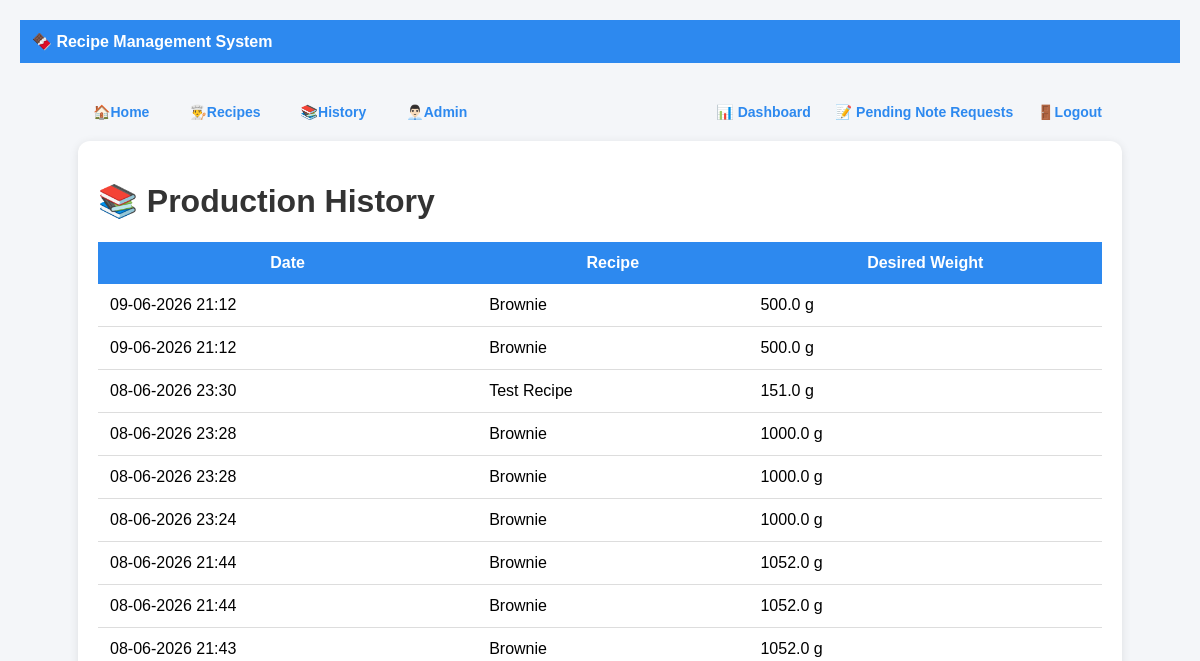
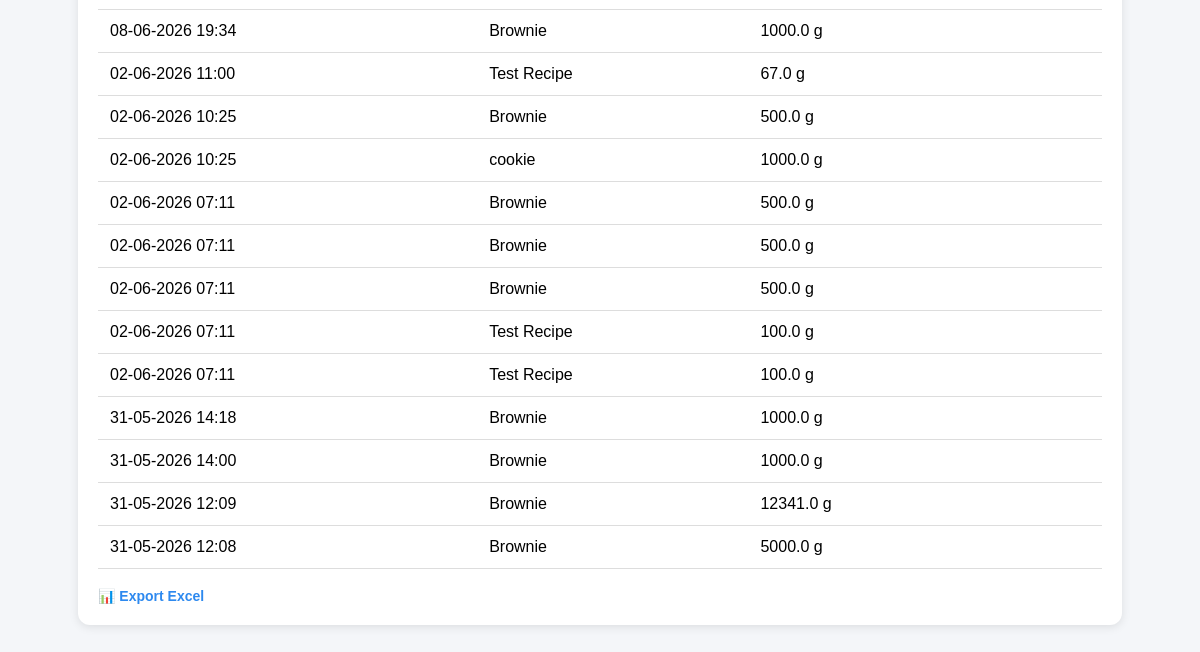
Before: /history with the older database file (2 pictures, top to bottom).
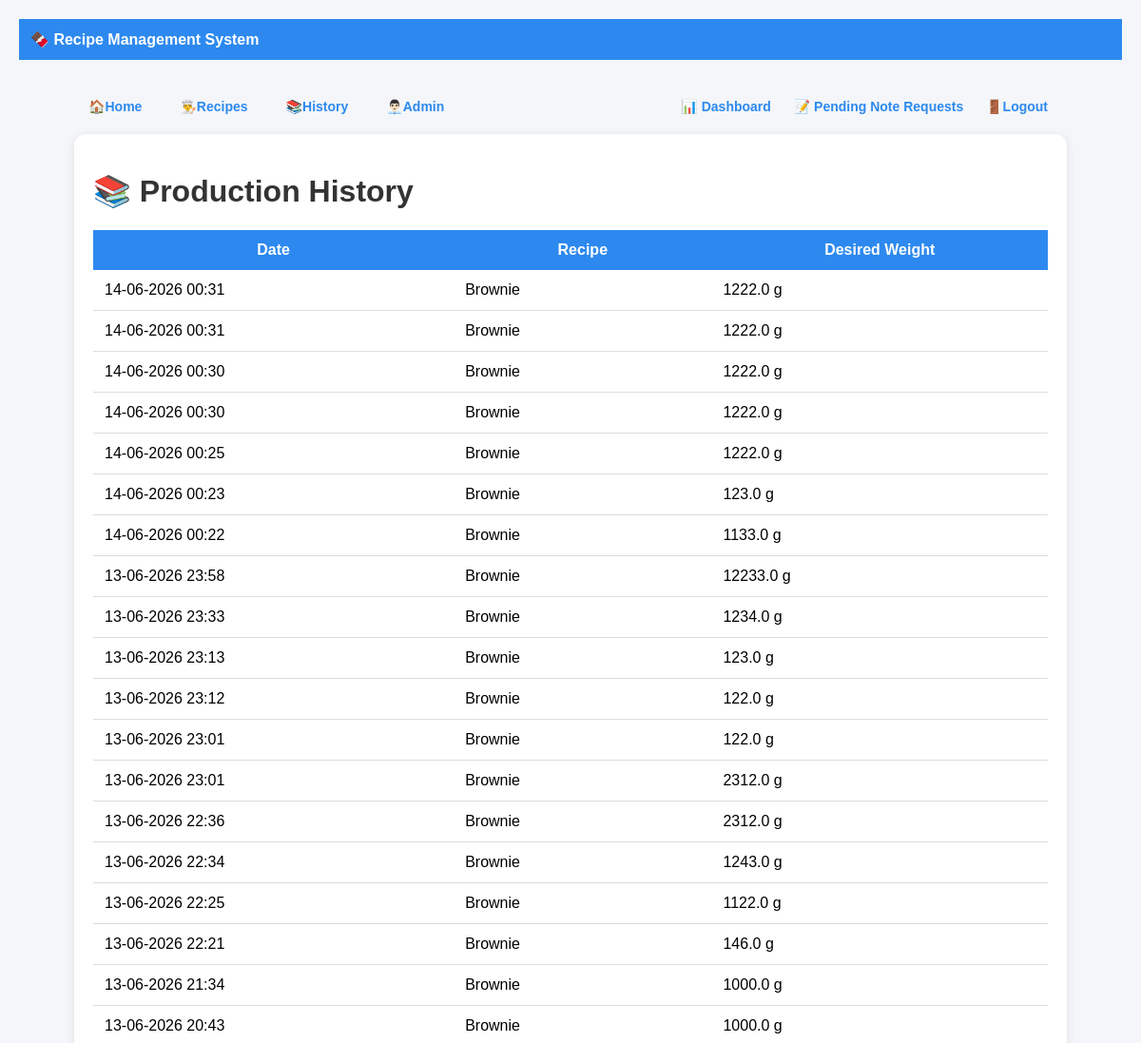
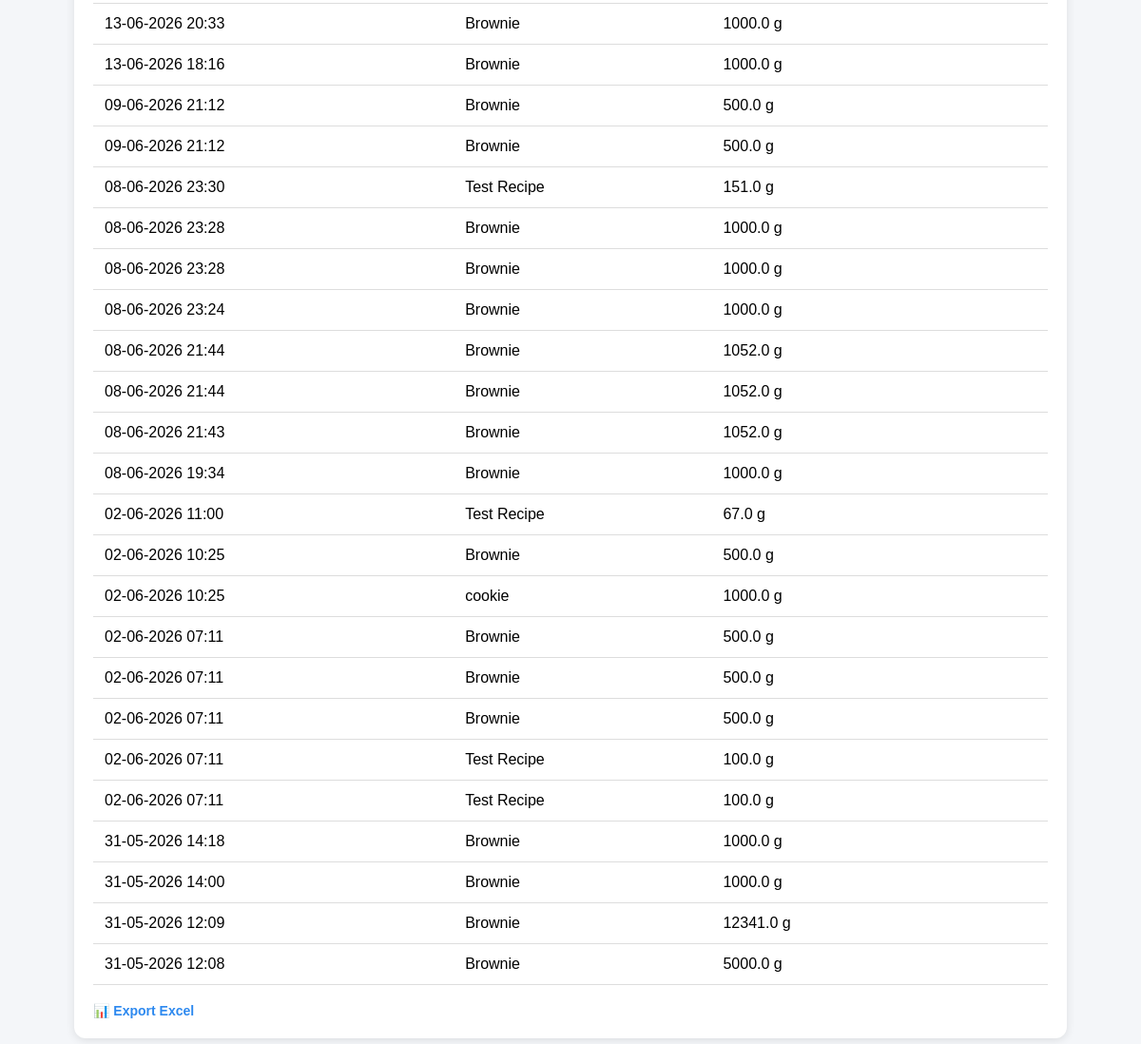
After: the same page with the newer database file (2 pictures, top to bottom).
### models.py (models this page shows)
class ProductionHistory(Base):
    __tablename__ = "production_history"
    id = Column(
        Integer,
        primary_key=True,
        index=True
    )
    recipe_name = Column(String)
    desired_weight = Column(Float)
    created_at = Column(
        String
    )

### main.py (the view)
@app.get("/history", response_class=HTMLResponse)
def history(request: Request):
    db = SessionLocal()
    records = db.query(
        ProductionHistory
    ).order_by(
        ProductionHistory.id.desc()
    ).all()
    response = templates.TemplateResponse(
        request=request,
        name="history.html",
        context={
            "records": records
        }
    )
    db.close()
    return response

### templates/history.html
{% extends "base.html" %}
{% block content %}
<div class="card">
    <h1>📚 Production History</h1>
    <table>
        <tr>
            <th>Date</th>
            <th>Recipe</th>
            <th>Desired Weight</th>
        </tr>
        {% for record in records %}
        <tr>
            <td>{{ record.created_at }}</td>
            <td>{{ record.recipe_name }}</td>
            <td>{{ record.desired_weight }} g</td>
        </tr>
        {% endfor %}
    </table>
    <br>
    <a href="/export_excel">
        📊 Export Excel
    </a>
</div>
{% endblock %}

### templates/base.html (shortened to what this page needs)
<!DOCTYPE html>
<html>
<head>
    <link rel="stylesheet"
        href="/static/style.css">
</head>
<body>
    <div class="navbar">
        🍫 Recipe Management System
    </div>
    <div class="container">
        <div class="menu">
            <div class="menu-left">
                <a href="/">🏠Home</a>
                <a href="/recipes">👨‍🍳Recipes</a>
                <a href="/history">📚History</a>
                <a href="/admin">👨🏻‍💼Admin</a>
            </div>
        <div class="menu-right">
            <a href="/recipes">
            📊 Dashboard
            </a>
            <a href="/admin/note_requests">
                📝 Pending Note Requests
            </a>
            <a href="/logout">🚪Logout</a>
        </div>
    </div>
        {% block content %}
        {% endblock %}
</body>
</html>

### static/style.css (style rules this page uses)
body { font-family: Arial, sans-serif; background-color:#f4f6f9; margin:0; padding:20px; }
.container { max-width:1000px; margin:auto; }
.card { background:white; padding:20px; border-radius:12px; box-shadow:0 2px 8px rgba(0,0,0,0.1); margin-bottom:20px; }
h1 { color:#333; }
table { width:100%; border-collapse:collapse; }
th { background:#2d89ef; color:white; padding:12px; }
td { padding:10px; border-bottom:1px solid #ddd; }
a { text-decoration:none; color:#2d89ef; font-weight:bold; }

### templates/base.html (style rules this page uses)
body { margin:0; font-family:Arial, sans-serif; background:#f4f6f9; }
.navbar { background:#2d89ef; color:white; padding:15px 25px; font-size:20px; font-weight:bold; }
.menu { display:flex; justify-content:space-between; align-items:center; margin-top:20px; padding-left:15px; }
.menu-left { display:flex; gap:20px; }
.menu-right { margin-left:auto; }
.navbar { font-size:16px; padding:12px; }
.container { width:90%; max-width:1200px; margin:auto; padding:20px; }
.card { background:white; border-radius:12px; padding:20px; margin-top:20px; box-shadow:0 2px 10px rgba(0,0,0,0.1); }
table { width:100%; border-collapse:collapse; }
th { background:#2d89ef; color:white; padding:12px; }
td { padding:12px; border-bottom:1px solid #ddd; }
a { color:#2d89ef; text-decoration:none; font-weight:bold; font-size:14px; }
.menu { margin-top:20px; padding-left:15px; }
.menu a { margin-right:20px; }

Changed rows visible on the page:
added ProductionHistory: created_at "14-06-2026 00:31", recipe_name "Brownie", desired_weight "1222.0"
added ProductionHistory: created_at "14-06-2026 00:31", recipe_name "Brownie", desired_weight "1222.0"
added ProductionHistory: created_at "14-06-2026 00:30", recipe_name "Brownie", desired_weight "1222.0"
added ProductionHistory: created_at "14-06-2026 00:30", recipe_name "Brownie", desired_weight "1222.0"
added ProductionHistory: created_at "14-06-2026 00:25", recipe_name "Brownie", desired_weight "1222.0"
added ProductionHistory: created_at "14-06-2026 00:23", recipe_name "Brownie", desired_weight "123.0"
added ProductionHistory: created_at "14-06-2026 00:22", recipe_name "Brownie", desired_weight "1133.0"
added ProductionHistory: created_at "13-06-2026 23:58", recipe_name "Brownie", desired_weight "12233.0"
added ProductionHistory: created_at "13-06-2026 23:33", recipe_name "Brownie", desired_weight "1234.0"
added ProductionHistory: created_at "13-06-2026 23:13", recipe_name "Brownie", desired_weight "123.0"
added ProductionHistory: created_at "13-06-2026 23:12", recipe_name "Brownie", desired_weight "122.0"
added ProductionHistory: created_at "13-06-2026 23:01", recipe_name "Brownie", desired_weight "122.0"
added ProductionHistory: created_at "13-06-2026 23:01", recipe_name "Brownie", desired_weight "2312.0"
added ProductionHistory: created_at "13-06-2026 22:36", recipe_name "Brownie", desired_weight "2312.0"
added ProductionHistory: created_at "13-06-2026 22:34", recipe_name "Brownie", desired_weight "1243.0"
added ProductionHistory: created_at "13-06-2026 22:25", recipe_name "Brownie", desired_weight "1122.0"
added ProductionHistory: created_at "13-06-2026 22:21", recipe_name "Brownie", desired_weight "146.0"
added ProductionHistory: created_at "13-06-2026 21:34", recipe_name "Brownie", desired_weight "1000.0"
added ProductionHistory: created_at "13-06-2026 20:43", recipe_name "Brownie", desired_weight "1000.0"
added ProductionHistory: created_at "13-06-2026 20:33", recipe_name "Brownie", desired_weight "1000.0"
added ProductionHistory: created_at "13-06-2026 18:16", recipe_name "Brownie", desired_weight "1000.0"
